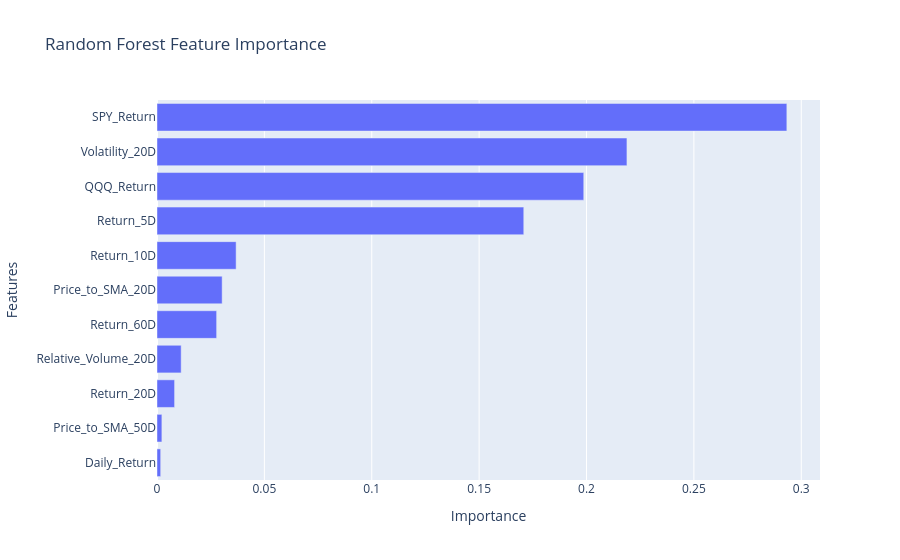

The notebook cell this image was saved under:
### Code cell
fig = px.bar(feature_importance, x="Importance", y="Features", orientation="h", title="Random Forest Feature Importance")

fig.update_layout(
    yaxis={"categoryorder": "total ascending"}
)

fig.show()

### Figure 1 — Plotly figure (JSON) as saved in the notebook; plotly's stock layout.template omitted (floating-point values rounded to 4 significant figures)
{"data": [{"hovertemplate": "Importance=%{x}<br>Features=%{y}<extra></extra>", "legendgroup": "", "marker": {"color": "#636efa", "pattern": {"shape": ""}}, "name": "", "orientation": "h", "showlegend": false, "textposition": "auto", "type": "bar", "x": [0.2933, 0.2188, 0.1987, 0.1708, 0.03684, 0.03034, 0.02777, 0.01125, 0.008184, 0.00227, 0.001712], "xaxis": "x", "y": ["SPY_Return", "Volatility_20D", "QQQ_Return", "Return_5D", "Return_10D", "Price_to_SMA_20D", "Return_60D", "Relative_Volume_20D", "Return_20D", "Price_to_SMA_50D", "Daily_Return"], "yaxis": "y"}], "layout": {"barmode": "relative", "legend": {"tracegroupgap": 0}, "title": {"text": "Random Forest Feature Importance"}, "xaxis": {"anchor": "y", "domain": [0, 1], "title": {"text": "Importance"}}, "yaxis": {"anchor": "x", "categoryorder": "total ascending", "domain": [0, 1], "title": {"text": "Features"}}}}
